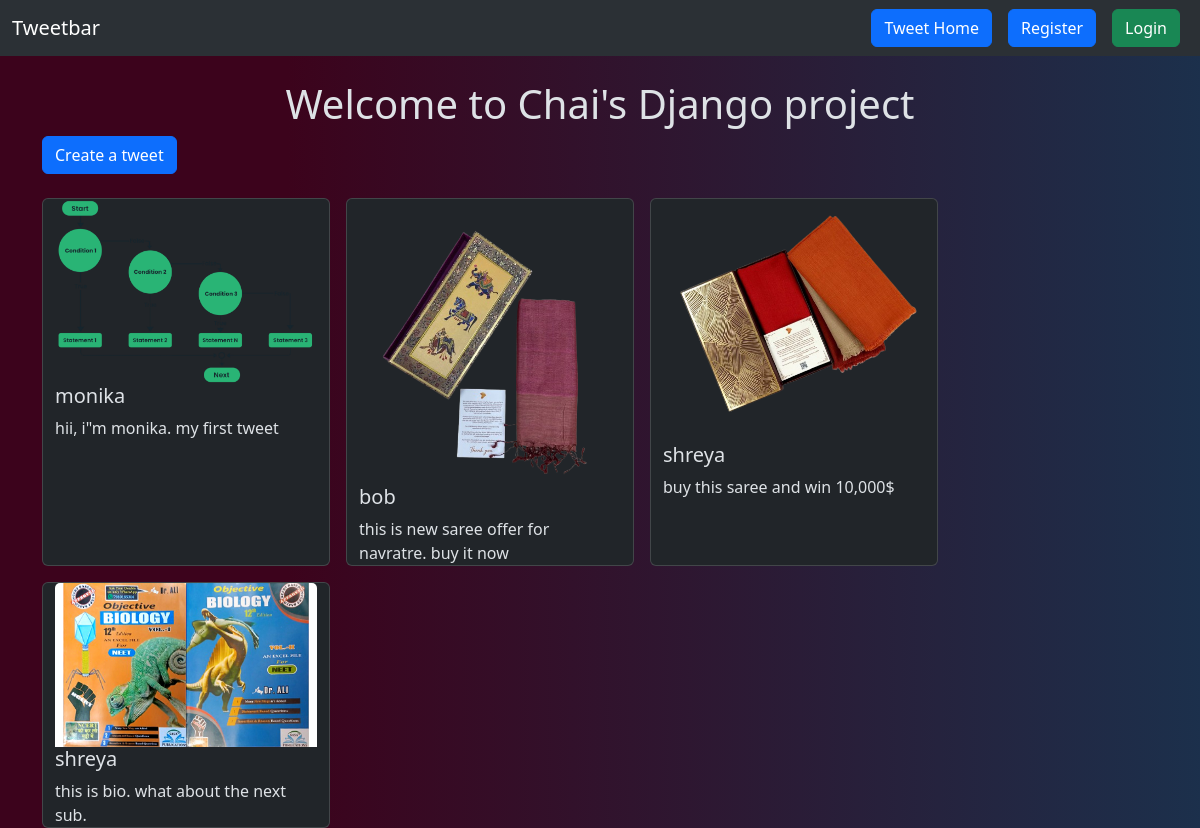
Screenshot of /tweet/ with the database file from the repository.
### tweet/models.py (models this page shows, shortened)
class Tweet(models.Model):
  user = models.ForeignKey(User, on_delete=models.CASCADE)
  text = models.TextField(max_length=250)
  photo = models.ImageField(upload_to='photos/',
  blank = True, null=True)
  created_at = models.DateTimeField(auto_now_add=True)
  updated_at = models.DateTimeField(auto_now=True)

### tweet/views.py (the view)
# urls.py: path('', views.tweet_list, name='tweet_list'),
def tweet_list(request):
    tweets = Tweet.objects.all().order_by('-created_at')
    return render(request, 'tweet_list.html', {'tweets': tweets})

### tweet/templates/tweet_list.html (shortened to what this page needs)
{% extends "layout.html" %} {% block title %} Chai aur tweet {% endblock %}
{%block content %}
<h1 class="text-center mt-4">Welcome to Chai's Django project</h1>
<a class="btn btn-primary mb-4" href="{% url 'tweet_create'%}"
  >Create a tweet</a
>
<div class="container row gap-3">
  {% for tweet in tweets %}
  <div class="card" style="width: 18rem">
    <img src="{{tweet.photo.url}}" class="card-img-top" alt="..." />
    <div class="card=body">
      <h5 class="class-title">{{tweet.user.username}}</h5>
      <p class="card-text">{{tweet.text}}</p>
    </div>
  </div>
  {% endfor %}
</div>
{% endblock %}

### templates/layout.html (shortened to what this page needs)
<!DOCTYPE html>
<html lang="en" data-bs-theme="dark">
  <head>
    <link href="https://cdn.jsdelivr.net/npm/bootstrap@5.3.3/dist/css/bootstrap.min.css" rel="stylesheet">
  </head>
  <body>
    <nav class="navbar navbar-expand-lg bg-body-tertiary">
      <div class="container-fluid">
        <a class="navbar-brand" href="#">Tweetbar</a>
        <div class="collapse navbar-collapse" id="navbarSupportedContent">
          <a href="{% url 'tweet_list'%}" class="btn btn-primary mx-2">Tweet Home</a>
          {% if user.is_authenticated %}
          <form method="post" action="{% url 'logout' %}">
          {% csrf_token %}
          <button class="btn btn-danger " type="submit">Logout</button>
          </form>
          {% else %}
          <a href="{% url 'register' %}" class="btn btn-primary mx-2">Register</a>
          <a href="{% url 'login' %}" class="btn btn-success mx-2">Login</a>
          {% endif %}
        </div>
      </div>
    </nav>
    <div class="container">
      {% block content %}
      {% endblock %}
  </body>
</html>

### templates/layout.html (style rules this page uses)
body { background: linear-gradient(90deg, rgba(60,3,28,1) 20%, rgba(27,49,77,1) 85%); background-size: 120% 120%; animation: gradient-animation 8s ease infinite; }

### rows the page displays
Tweet: photo (picture), user.username "monika", text "hii, i\"m monika. my first tweet"
Tweet: photo (picture), user.username "bob", text "this is new saree offer for navratre. buy it now"
Tweet: photo (picture), user.username "shreya", text "buy this saree and win 10,000$"
Tweet: photo (picture), user.username "shreya", text "this is bio. what about the next sub."
